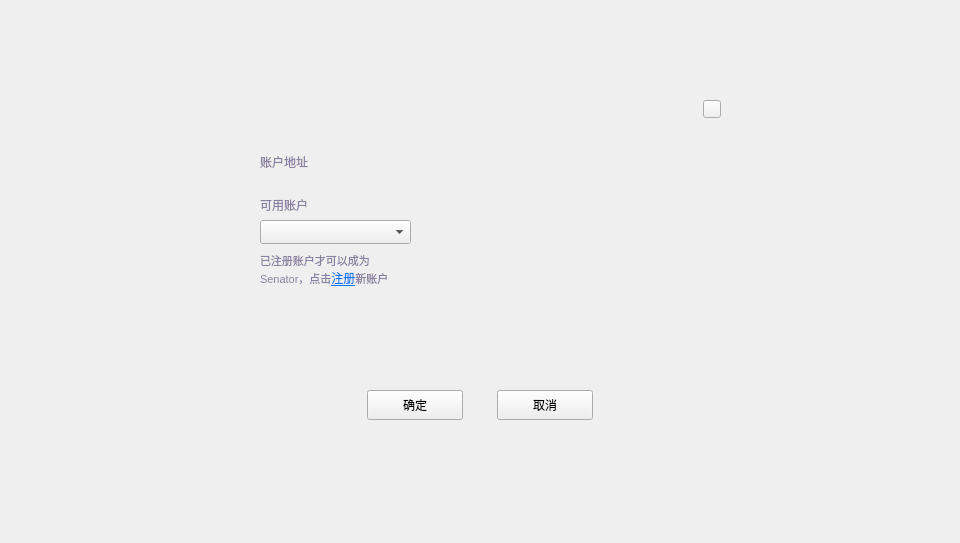
<?xml version="1.0" encoding="UTF-8"?>
<ui version="4.0">
 <class>CreateCitizenDialog</class>
 <widget class="QDialog" name="CreateCitizenDialog">
  <property name="geometry">
   <rect>
    <x>0</x>
    <y>0</y>
    <width>960</width>
    <height>543</height>
   </rect>
  </property>
  <property name="windowTitle">
   <string>Dialog</string>
  </property>
  <widget class="QWidget" name="widget" native="true">
   <property name="geometry">
    <rect>
     <x>0</x>
     <y>0</y>
     <width>960</width>
     <height>543</height>
    </rect>
   </property>
   <property name="font">
    <font>
     <family>微软雅黑</family>
    </font>
   </property>
   <widget class="QWidget" name="containerWidget" native="true">
    <property name="geometry">
     <rect>
      <x>230</x>
      <y>91</y>
      <width>500</width>
      <height>360</height>
     </rect>
    </property>
    <property name="font">
     <font>
      <family>微软雅黑</family>
     </font>
    </property>
    <widget class="QToolButton" name="closeBtn">
     <property name="geometry">
      <rect>
       <x>473</x>
       <y>9</y>
       <width>18</width>
       <height>18</height>
      </rect>
     </property>
     <property name="cursor">
      <cursorShape>PointingHandCursor</cursorShape>
     </property>
     <property name="focusPolicy">
      <enum>Qt::NoFocus</enum>
     </property>
     <property name="styleSheet">
      <string notr="true"/>
     </property>
     <property name="text">
      <string/>
     </property>
    </widget>
    <widget class="QStackedWidget" name="stackedWidget">
     <property name="geometry">
      <rect>
       <x>0</x>
       <y>39</y>
       <width>500</width>
       <height>321</height>
      </rect>
     </property>
     <property name="font">
      <font>
       <family>微软雅黑</family>
      </font>
     </property>
     <property name="currentIndex">
      <number>0</number>
     </property>
     <widget class="QWidget" name="page">
      <widget class="QToolButton" name="okBtn">
       <property name="geometry">
        <rect>
         <x>137</x>
         <y>260</y>
         <width>96</width>
         <height>30</height>
        </rect>
       </property>
       <property name="font">
        <font>
         <family>微软雅黑</family>
        </font>
       </property>
       <property name="cursor">
        <cursorShape>PointingHandCursor</cursorShape>
       </property>
       <property name="focusPolicy">
        <enum>Qt::NoFocus</enum>
       </property>
       <property name="styleSheet">
        <string notr="true"/>
       </property>
       <property name="text">
        <string>确定</string>
       </property>
      </widget>
      <widget class="QToolButton" name="cancelBtn">
       <property name="geometry">
        <rect>
         <x>267</x>
         <y>260</y>
         <width>96</width>
         <height>30</height>
        </rect>
       </property>
       <property name="font">
        <font>
         <family>微软雅黑</family>
        </font>
       </property>
       <property name="cursor">
        <cursorShape>PointingHandCursor</cursorShape>
       </property>
       <property name="focusPolicy">
        <enum>Qt::NoFocus</enum>
       </property>
       <property name="styleSheet">
        <string notr="true"/>
       </property>
       <property name="text">
        <string>取消</string>
       </property>
      </widget>
      <widget class="QLabel" name="label_2">
       <property name="geometry">
        <rect>
         <x>30</x>
         <y>60</y>
         <width>150</width>
         <height>30</height>
        </rect>
       </property>
       <property name="styleSheet">
        <string notr="true">font: 10px &quot;微软雅黑&quot;;
color:rgb(137,129,161);</string>
       </property>
       <property name="text">
        <string>可用账户</string>
       </property>
       <property name="alignment">
        <set>Qt::AlignLeading|Qt::AlignLeft|Qt::AlignVCenter</set>
       </property>
       <property name="wordWrap">
        <bool>true</bool>
       </property>
      </widget>
      <widget class="QComboBox" name="accountComboBox">
       <property name="geometry">
        <rect>
         <x>30</x>
         <y>90</y>
         <width>151</width>
         <height>24</height>
        </rect>
       </property>
       <property name="font">
        <font>
         <family>微软雅黑</family>
         <weight>50</weight>
         <bold>false</bold>
        </font>
       </property>
       <property name="focusPolicy">
        <enum>Qt::NoFocus</enum>
       </property>
       <property name="styleSheet">
        <string notr="true"/>
       </property>
      </widget>
      <widget class="QLabel" name="addressLabel">
       <property name="geometry">
        <rect>
         <x>120</x>
         <y>20</y>
         <width>300</width>
         <height>24</height>
        </rect>
       </property>
       <property name="font">
        <font>
         <family>微软雅黑</family>
         <underline>false</underline>
        </font>
       </property>
       <property name="styleSheet">
        <string notr="true">color: rgb(192, 196, 212);</string>
       </property>
       <property name="text">
        <string/>
       </property>
       <property name="scaledContents">
        <bool>true</bool>
       </property>
       <property name="textInteractionFlags">
        <set>Qt::TextSelectableByMouse</set>
       </property>
      </widget>
      <widget class="QLabel" name="label_3">
       <property name="geometry">
        <rect>
         <x>30</x>
         <y>20</y>
         <width>90</width>
         <height>24</height>
        </rect>
       </property>
       <property name="styleSheet">
        <string notr="true">font: 10px &quot;微软雅黑&quot;;
color:rgb(137,129,161);</string>
       </property>
       <property name="text">
        <string>账户地址</string>
       </property>
       <property name="alignment">
        <set>Qt::AlignLeading|Qt::AlignLeft|Qt::AlignVCenter</set>
       </property>
       <property name="wordWrap">
        <bool>true</bool>
       </property>
      </widget>
      <widget class="QStackedWidget" name="stackedWidget_fee">
       <property name="geometry">
        <rect>
         <x>250</x>
         <y>60</y>
         <width>221</width>
         <height>151</height>
        </rect>
       </property>
      </widget>
      <widget class="QLabel" name="registerLabel">
       <property name="geometry">
        <rect>
         <x>30</x>
         <y>110</y>
         <width>150</width>
         <height>60</height>
        </rect>
       </property>
       <property name="styleSheet">
        <string notr="true">font: 10px &quot;微软雅黑&quot;;
color:rgb(137,129,161);</string>
       </property>
       <property name="text">
        <string>&lt;html&gt;&lt;head/&gt;&lt;body&gt;&lt;p&gt;&lt;span style=&quot; font-size:8pt;&quot;&gt;已注册账户才可以成为Senator，点击&lt;/span&gt;&lt;a href=&quot;showRegisterDialog&quot;&gt;&lt;span style=&quot; text-decoration: underline; color:#007af4;&quot;&gt;注册&lt;/span&gt;&lt;/a&gt;&lt;span style=&quot; font-size:8pt;&quot;&gt;新账户&lt;/span&gt;&lt;/p&gt;&lt;/body&gt;&lt;/html&gt;</string>
       </property>
       <property name="alignment">
        <set>Qt::AlignLeading|Qt::AlignLeft|Qt::AlignVCenter</set>
       </property>
       <property name="wordWrap">
        <bool>true</bool>
       </property>
      </widget>
     </widget>
     <widget class="QWidget" name="page_2">
      <widget class="QLabel" name="tipLabel2">
       <property name="geometry">
        <rect>
         <x>190</x>
         <y>110</y>
         <width>200</width>
         <height>16</height>
        </rect>
       </property>
       <property name="text">
        <string/>
       </property>
      </widget>
      <widget class="QToolButton" name="cancelBtn2">
       <property name="geometry">
        <rect>
         <x>267</x>
         <y>260</y>
         <width>96</width>
         <height>30</height>
        </rect>
       </property>
       <property name="font">
        <font>
         <family>微软雅黑</family>
        </font>
       </property>
       <property name="cursor">
        <cursorShape>PointingHandCursor</cursorShape>
       </property>
       <property name="focusPolicy">
        <enum>Qt::NoFocus</enum>
       </property>
       <property name="styleSheet">
        <string notr="true"/>
       </property>
       <property name="text">
        <string>取消</string>
       </property>
      </widget>
      <widget class="QToolButton" name="okBtn2">
       <property name="geometry">
        <rect>
         <x>137</x>
         <y>260</y>
         <width>96</width>
         <height>30</height>
        </rect>
       </property>
       <property name="font">
        <font>
         <family>微软雅黑</family>
        </font>
       </property>
       <property name="cursor">
        <cursorShape>PointingHandCursor</cursorShape>
       </property>
       <property name="focusPolicy">
        <enum>Qt::NoFocus</enum>
       </property>
       <property name="styleSheet">
        <string notr="true"/>
       </property>
       <property name="text">
        <string>确定</string>
       </property>
      </widget>
      <widget class="QLineEdit" name="pwdLineEdit">
       <property name="geometry">
        <rect>
         <x>160</x>
         <y>74</y>
         <width>251</width>
         <height>24</height>
        </rect>
       </property>
       <property name="echoMode">
        <enum>QLineEdit::Password</enum>
       </property>
      </widget>
      <widget class="QLabel" name="label_5">
       <property name="geometry">
        <rect>
         <x>30</x>
         <y>70</y>
         <width>120</width>
         <height>30</height>
        </rect>
       </property>
       <property name="styleSheet">
        <string notr="true">font: 10px &quot;微软雅黑&quot;;
color:rgb(137,129,161);</string>
       </property>
       <property name="text">
        <string>输入钱包密码：</string>
       </property>
       <property name="alignment">
        <set>Qt::AlignRight|Qt::AlignTrailing|Qt::AlignVCenter</set>
       </property>
      </widget>
     </widget>
    </widget>
   </widget>
  </widget>
 </widget>
 <resources/>
 <connections/>
</ui>
